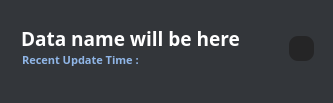
            <widget class="QWidget" name="page_one_container">
             <property name="sizePolicy">
              <sizepolicy hsizetype="Expanding" vsizetype="Expanding">
               <horstretch>0</horstretch>
               <verstretch>0</verstretch>
              </sizepolicy>
             </property>
             <property name="styleSheet">
              <string notr="true">background-color: #2a2f39;</string>
             </property>
             <layout class="QVBoxLayout" name="verticalLayout_4">
              <property name="spacing">
               <number>0</number>
              </property>
              <property name="leftMargin">
               <number>0</number>
              </property>
              <property name="topMargin">
               <number>0</number>
              </property>
              <property name="rightMargin">
               <number>0</number>
              </property>
              <property name="bottomMargin">
               <number>0</number>
              </property>
              <item>
               <widget class="QWidget" name="widget_2" native="true">
                <property name="minimumSize">
                 <size>
                  <width>0</width>
                  <height>0</height>
                 </size>
                </property>
                <property name="styleSheet">
                 <string notr="true">* {
	background-color : #33363a;
	font-family : &quot;Comfortaa&quot;;
}

QTabBar::tab {
    background-color: #2a2f39;
	color: #90b6e7;
    padding: 3px 2px;
	padding-left : 12px;
	padding-right:12px;
	border-radius:9px;
}

QTabBar::tab:hover {
    background-color: #90b6e7;
    color: #252526;
}

QTabWidget::pane{
	
}



QTabBar::close-button {
    /* 设置背景图片，不重复 */
image:url(:/svg/svg/close_2.svg);
    background-repeat: no-repeat;
    background-position: center;
    border-radius: 10px;
	size:50%
}
</string>
                </property>
                <layout class="QVBoxLayout" name="verticalLayout_35">
                 <item>
                  <spacer name="verticalSpacer_10">
                   <property name="orientation">
                    <enum>Qt::Orientation::Vertical</enum>
                   </property>
                   <property name="sizeType">
                    <enum>QSizePolicy::Policy::Fixed</enum>
                   </property>
                   <property name="sizeHint" stdset="0">
                    <size>
                     <width>0</width>
                     <height>7</height>
                    </size>
                   </property>
                  </spacer>
                 </item>
                 <item>
                  <widget class="QWidget" name="btn_and_text_container" native="true">
                   <property name="minimumSize">
                    <size>
                     <width>0</width>
                     <height>65</height>
                    </size>
                   </property>
                   <property name="maximumSize">
                    <size>
                     <width>16777215</width>
                     <height>65</height>
                    </size>
                   </property>
                   <property name="styleSheet">
                    <string notr="true"/>
                   </property>
                   <layout class="QHBoxLayout" name="horizontalLayout_21">
                    <property name="spacing">
                     <number>3</number>
                    </property>
                    <property name="leftMargin">
                     <number>0</number>
                    </property>
                    <property name="topMargin">
                     <number>0</number>
                    </property>
                    <property name="rightMargin">
                     <number>0</number>
                    </property>
                    <property name="bottomMargin">
                     <number>0</number>
                    </property>
                    <item>
                     <widget class="QWidget" name="text_container_3" native="true">
                      <property name="maximumSize">
                       <size>
                        <width>16777215</width>
                        <height>40</height>
                       </size>
                      </property>
                      <layout class="QVBoxLayout" name="verticalLayout_34">
                       <property name="spacing">
                        <number>6</number>
                       </property>
                       <property name="leftMargin">
                        <number>0</number>
                       </property>
                       <property name="topMargin">
                        <number>0</number>
                       </property>
                       <property name="rightMargin">
                        <number>0</number>
                       </property>
                       <property name="bottomMargin">
                        <number>0</number>
                       </property>
                       <item>
                        <widget class="QLabel" name="title_label_2">
                         <property name="maximumSize">
                          <size>
                           <width>16777215</width>
                           <height>20</height>
                          </size>
                         </property>
                         <property name="font">
                          <font>
                           <family>Comfortaa</family>
                           <pointsize>14</pointsize>
                           <bold>true</bold>
                          </font>
                         </property>
                         <property name="styleSheet">
                          <string notr="true">color: #ffffff; 
margin-left : 7px; </string>
                         </property>
                         <property name="text">
                          <string>Data name will be here</string>
                         </property>
                        </widget>
                       </item>
                       <item>
                        <widget class="QLabel" name="update_label_2">
                         <property name="maximumSize">
                          <size>
                           <width>16777215</width>
                           <height>12</height>
                          </size>
                         </property>
                         <property name="font">
                          <font>
                           <family>Comfortaa</family>
                           <pointsize>8</pointsize>
                           <bold>true</bold>
                          </font>
                         </property>
                         <property name="styleSheet">
                          <string notr="true">margin-left : 10px; 
color : #90b6e7;</string>
                         </property>
                         <property name="text">
                          <string>Recent Update Time : </string>
                         </property>
                        </widget>
                       </item>
                      </layout>
                     </widget>
                    </item>
                    <item>
                     <widget class="QFrame" name="btn_frame">
                      <property name="maximumSize">
                       <size>
                        <width>100</width>
                        <height>16777215</height>
                       </size>
                      </property>
                      <property name="styleSheet">
                       <string notr="true">QPushButton {
	background-color : #252526;
	border-radius : 9px;
}

QPushButton:hover {
	background-color : #33363a;
	border-radius : 9px;
}

QPushButton:pressed {
	background-color : #90b6e7;
	border-radius : 9px;
}

QPushButton#one_set_preference {
    icon: url(:/png/png/set_preference.png);
    icon-size: 17px 17px;
}
QPushButton#one_set_preference:pressed {
    icon: url(:/png_press/png/set_preference_press.png);
    icon-size: 17px 17px;
}</string>
                      </property>
                      <property name="frameShape">
                       <enum>QFrame::Shape::NoFrame</enum>
                      </property>
                      <property name="frameShadow">
                       <enum>QFrame::Shadow::Plain</enum>
                      </property>
                      <property name="lineWidth">
                       <number>0</number>
                      </property>
                      <layout class="QHBoxLayout" name="horizontalLayout_22">
                       <property name="spacing">
                        <number>0</number>
                       </property>
                       <property name="leftMargin">
                        <number>0</number>
                       </property>
                       <property name="topMargin">
                        <number>0</number>
                       </property>
                       <property name="rightMargin">
                        <number>0</number>
                       </property>
                       <property name="bottomMargin">
                        <number>0</number>
                       </property>
                       <item>
                        <spacer name="horizontalSpacer">
                         <property name="orientation">
                          <enum>Qt::Orientation::Horizontal</enum>
                         </property>
                         <property name="sizeType">
                          <enum>QSizePolicy::Policy::Fixed</enum>
                         </property>
                         <property name="sizeHint" stdset="0">
                          <size>
                           <width>40</width>
                           <height>20</height>
                          </size>
                         </property>
                        </spacer>
                       </item>
                       <item>
                        <widget class="QPushButton" name="one_set_preference">
                         <property name="maximumSize">
                          <size>
                           <width>25</width>
                           <height>25</height>
                          </size>
                         </property>
                         <property name="styleSheet">
                          <string notr="true"/>
                         </property>
                         <property name="text">
                          <string/>
                         </property>
                        </widget>
                       </item>
                      </layout>
                     </widget>
                    </item>
                    <item>
                     <spacer name="horizontalSpacer_5">
                      <property name="orientation">
                       <enum>Qt::Orientation::Horizontal</enum>
                      </property>
                      <property name="sizeType">
                       <enum>QSizePolicy::Policy::Fixed</enum>
                      </property>
                      <property name="sizeHint" stdset="0">
                       <size>
                        <width>10</width>
                        <height>1</height>
                       </size>
                      </property>
                     </spacer>
                    </item>
                   </layout>
                  </widget>
                 </item>
                 <item>
                  <spacer name="verticalSpacer_9">
                   <property name="orientation">
                    <enum>Qt::Orientation::Vertical</enum>
                   </property>
                   <property name="sizeType">
                    <enum>QSizePolicy::Policy::Fixed</enum>
                   </property>
                   <property name="sizeHint" stdset="0">
                    <size>
                     <width>20</width>
                     <height>7</height>
                    </size>
                   </property>
                  </spacer>
                 </item>
                 <item>
                  <widget class="QWidget" name="graph_widget_2" native="true">
                   <property name="styleSheet">
                    <string notr="true">background-color : #262a2f;
border-radius:30px;
margin-left : 10px;
margin-right : 10px;</string>
                   </property>
                  </widget>
                 </item>
                </layout>
               </widget>
              </item>
             </layout>
            </widget>
